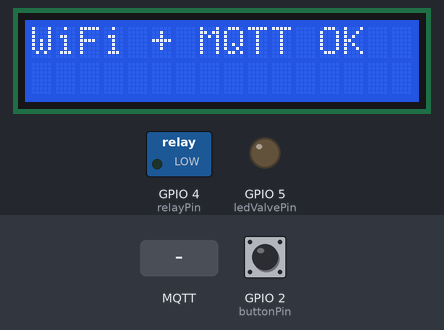
The sketch below on a simulated ESP32. On the bench: 16×2 character LCD, switched loads named in the sketch (green lamp = pin HIGH), output pins drawn as LEDs (lit = HIGH). Inputs (shaded band) come from the test bench; at power-on: GPIO 2 (buttonPin) HIGH. WiFi joins after 1.5 s; servers stay silent unless stated; no MQTT or app messages arrive unless stated; what the sketch prints to the serial monitor is not drawn.

Above: at 1.8 s.
At 4.4 s:
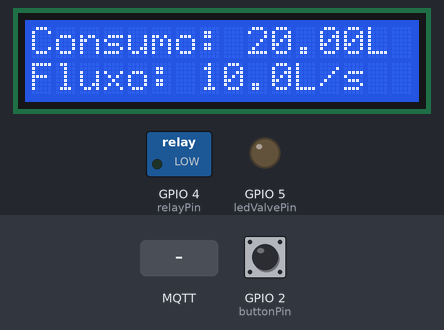
4.5 s: MQTT message "fechar" arrives on the first subscribed topic
At 5.4 s:
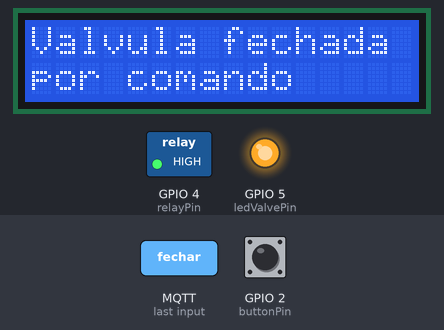
6.0 s: GPIO 2 (buttonPin) pulled LOW for 0.15 s
At 17.5 s:
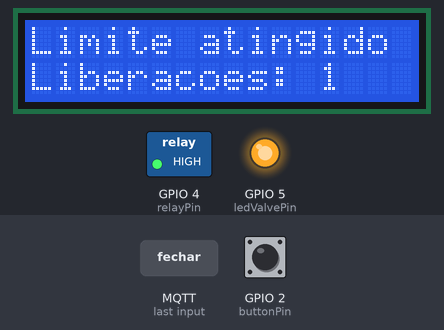
Timing chart, 0 to 17.8 s (numbered marks = the images above; inputs shaded):
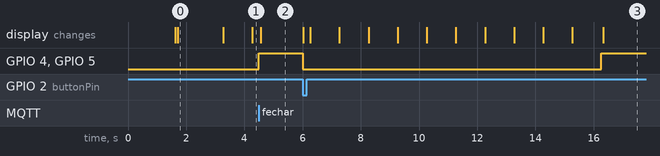

The sketch:

sketch.ino
```cpp
// ----- Monitoramento do Consumo de Água: Implementação de Sistema de Monitoramento com ESP32 e MQTT -----
#include <WiFi.h>
#include <WiFiClientSecure.h>
#include <PubSubClient.h>
#include <LiquidCrystal_I2C.h>

// -------- Config WiFi --------
const char* ssid = "Wokwi-GUEST";
const char* password = "";

// -------- Config MQTT HiveMQ Cloud --------
const char* mqtt_server = "2036808a441b471f9b917cab5abc5d08.s1.eu.hivemq.cloud";
const int mqtt_port = 8883;
const char* mqtt_user = "user_mqtt";
const char* mqtt_password = "Ab123456";

// -------- Pinos --------
const int buttonPin = 2;
const int relayPin = 4;
const int ledValvePin = 5;

// -------- Variáveis --------
bool valvulaFechada = false;
float consumoLitros = 0;
float limiteLitros = 110.0;
float bonusLitros = 20.0;
int bonusLiberadoContador = 0;

LiquidCrystal_I2C lcd(0x27, 16, 2);
const float litros_por_segundo = 10.0;  // Simula fluxo de 10L/s

unsigned long lastButtonPress = 0;
const unsigned long debounceDelay = 100;
bool botaoPressionadoAnterior = HIGH;

WiFiClientSecure espClient;
PubSubClient client(espClient);

unsigned long lastWifiCheck = 0;
const unsigned long wifiCheckInterval = 5000;  // 5 segundos

// -------- Publica Status --------
void publicarStatus(const String& status) {
  client.publish("device/esp32/status", status.c_str());
  Serial.println("Status: " + status);
}

// -------- Callback MQTT --------
void callback(char* topic, byte* payload, unsigned int length) {
  String mensagem;
  for (unsigned int i = 0; i < length; i++) {
    mensagem += (char)payload[i];
  }
  Serial.print("Mensagem recebida: ");
  Serial.println(mensagem);

// -------- Comando MQTT  --------

  if (String(topic) == "device/esp32/command") {
    if (mensagem == "abrir") {
      liberarAgua();
    } else if (mensagem == "fechar") {
      fecharValvula();
    }
  }
}

// -------- Função liberar água --------
void liberarAgua() {
  if (valvulaFechada) {
    bonusLiberadoContador++;
    limiteLitros += bonusLitros;
    valvulaFechada = false;
    digitalWrite(relayPin, LOW);
    digitalWrite(ledValvePin, LOW);

    Serial.println("Válvula aberta (MQTT ou botão)");

    lcd.clear();
    lcd.setCursor(0, 0);
    lcd.print("Uso liberado");
    lcd.setCursor(0, 1);
    lcd.print("Liberacao #");
    lcd.print(bonusLiberadoContador);

    publicarStatus("Uso liberado, Liberacao #" + String(bonusLiberadoContador));
  }
}

// -------- Função fechar válvula --------
void fecharValvula() {
  if (!valvulaFechada) {
    valvulaFechada = true;
    digitalWrite(relayPin, HIGH);
    digitalWrite(ledValvePin, HIGH);

    Serial.println("Válvula fechada");

    lcd.clear();
    lcd.setCursor(0, 0);
    lcd.print("Valvula fechada");
    lcd.setCursor(0, 1);
    lcd.print("por comando");

    publicarStatus("Válvula fechada");
  }
}

// -------- Setup --------
void setup() {
  Serial.begin(115200);
  pinMode(buttonPin, INPUT_PULLUP);
  pinMode(relayPin, OUTPUT);
  pinMode(ledValvePin, OUTPUT);
  digitalWrite(relayPin, LOW);
  digitalWrite(ledValvePin, LOW);

  lcd.init();
  lcd.backlight();
  lcd.clear();
  lcd.setCursor(0, 0);
  lcd.print("Iniciando...");
  publicarStatus("Iniciando...");

  conectarWiFi();

  espClient.setInsecure();  // Apenas para testes
  client.setServer(mqtt_server, mqtt_port);
  client.setCallback(callback);

  conectarMQTT();

  lcd.clear();
  lcd.setCursor(0, 0);
  lcd.print("WiFi + MQTT OK");
  publicarStatus("Wi-Fi + MQTT OK");

  delay(1500);
  lcd.clear();
  lcd.setCursor(0, 0);
  lcd.print("Consumo: 0.00L");
  lcd.setCursor(0, 1);
  lcd.print("Fluxo: 10.0L/s");
}

// -------- Conectar WiFi --------
void conectarWiFi() {
  lcd.clear();
  lcd.setCursor(0, 0);
  lcd.print("Conect WiFi...");
  publicarStatus("Conectando Wi-Fi...");

  WiFi.begin(ssid, password);

  unsigned long startAttempt = millis();
  while (WiFi.status() != WL_CONNECTED && millis() - startAttempt < 15000) {  // 15s timeout
    delay(500);
    Serial.print(".");
  }

  if (WiFi.status() == WL_CONNECTED) {
    Serial.println("\nWi-Fi conectado!");
    lcd.clear();
    lcd.setCursor(0, 0);
    lcd.print("WiFi OK");
    publicarStatus("Wi-Fi conectado!");
  } else {
    Serial.println("\nFalha ao conectar Wi-Fi");
    lcd.clear();
    lcd.setCursor(0, 0);
    lcd.print("WiFi falhou");
    publicarStatus("Wi-Fi falhou");
  }
}

// -------- Conectar MQTT --------
void conectarMQTT() {
  if (WiFi.status() != WL_CONNECTED) return;

  lcd.clear();
  lcd.setCursor(0, 0);
  lcd.print("Conect MQTT...");
  publicarStatus("Conectando MQTT...");

  while (!client.connected()) {
    Serial.print("Tentando conectar MQTT...");
    if (client.connect("ESP32Client", mqtt_user, mqtt_password)) {
      Serial.println("Conectado!");
      client.subscribe("device/esp32/command");

      lcd.clear();
      lcd.setCursor(0, 0);
      lcd.print("MQTT OK");
      publicarStatus("MQTT conectado!");
    } else {
      Serial.print("Falha, rc=");
      Serial.print(client.state());
      Serial.println(" tentando novamente em 5s");
      delay(5000);
    }
  }
}

// -------- Loop principal --------
void loop() {
  unsigned long now = millis();

  // Checa WiFi periodicamente
  if (now - lastWifiCheck > wifiCheckInterval) {
    lastWifiCheck = now;
    if (WiFi.status() != WL_CONNECTED) {
      Serial.println("Wi-Fi desconectado. Reconectando...");
      conectarWiFi();
      delay(1000);
    }
    if (!client.connected()) {
      Serial.println("MQTT desconectado. Reconectando...");
      conectarMQTT();
    }
  }

  client.loop();

  // Botão físico
  bool estadoBotaoAtual = digitalRead(buttonPin);
  if (estadoBotaoAtual == LOW && botaoPressionadoAnterior == HIGH && (now - lastButtonPress > debounceDelay)) {
    lastButtonPress = now;
    botaoPressionadoAnterior = LOW;
    liberarAgua();
  }
  if (estadoBotaoAtual == HIGH && botaoPressionadoAnterior == LOW) {
    botaoPressionadoAnterior = HIGH;
  }

  // Consumo
  static unsigned long lastMeasure = 0;
  if (now - lastMeasure >= 1000) {
    lastMeasure = now;

    if (!valvulaFechada) {
      consumoLitros += litros_por_segundo;

      lcd.setCursor(0, 0);
      lcd.print("Consumo: ");
      lcd.print(consumoLitros, 2);
      lcd.print("L   ");

      lcd.setCursor(0, 1);
      lcd.print("Fluxo: 10.0L/s");

      String consumoStr = "{\"litros\":" + String(consumoLitros, 2) + "}";
      Serial.println("Telemetria: " + consumoStr);

      client.publish("device/esp32/telemetry", consumoStr.c_str());

      if (consumoLitros >= limiteLitros) {
        fecharValvula();

        lcd.clear();
        lcd.setCursor(0, 0);
        lcd.print("Limite atingido");
        lcd.setCursor(0, 1);
        lcd.print("Liberacoes: ");
        lcd.print(bonusLiberadoContador);

        publicarStatus("Válvula fechada - Limite atingido");
      }
    }
  }
}
// -------- ALLAN PRADELLA FRUSHIO --------
```

Measured:
- after the input at 4.5 s, GPIO 4 (relayPin), GPIO 5 (ledValvePin): LOW → HIGH at once; the display: changes after 0.07 s (image 2)
- after the input at 6.0 s, GPIO 4 (relayPin), GPIO 5 (ledValvePin): HIGH → LOW at once, → HIGH 10.3 s later; the display: first changes at once (image 3 shows a later state)
- what the display in image 0 shows lasts 1.6 s, from 1.7 s to 3.3 s
